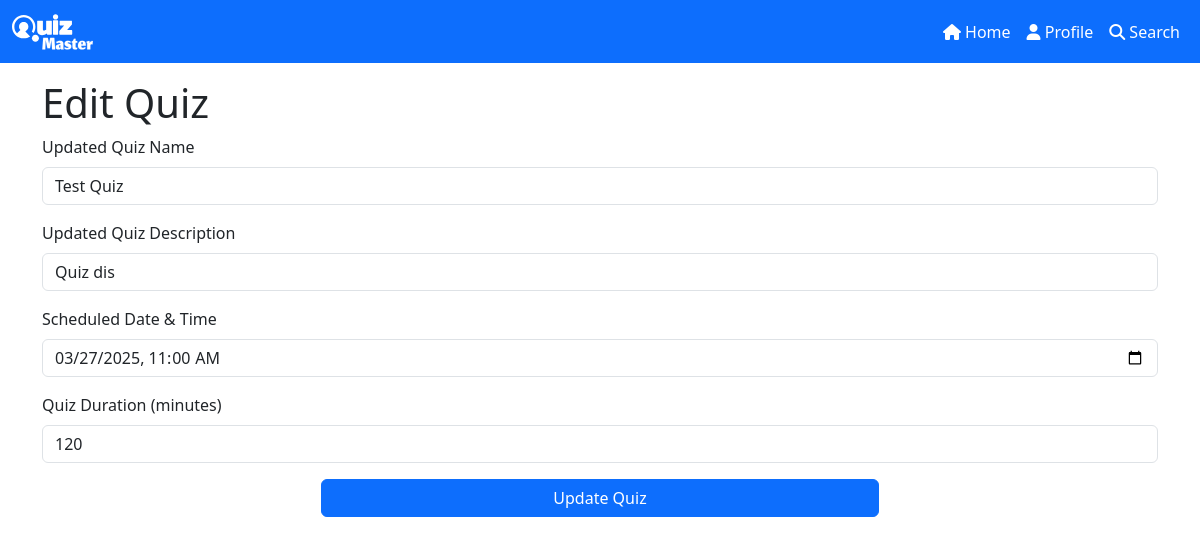
Page /quiz/1/1/1/edit (signed in) on the committed database.
### models.py (models this page shows)
class Quiz(db.Model):
    id = db.Column(db.Integer, primary_key=True, autoincrement=True)
    chapter_id = db.Column(db.Integer, db.ForeignKey("chapter.id"), nullable=False)
    name = db.Column(db.String(80), unique=True, nullable=False)
    description = db.Column(db.String(120), default="Not available")
    included_questions = db.relationship("Question", backref="quiz", lazy=True)
    quiz_schedule_date = db.Column(db.DateTime, nullable=False)
    quiz_duration = db.Column(db.Integer, nullable=False)

### routes.py (the view, shortened to what this page needs)
    @app.route(
        "/quiz/<int:subject_id>/<int:chapter_id>/<int:quiz_id>/edit",
        methods=["GET", "POST"],
    )
    @auth_required
    def edit_quiz(subject_id, chapter_id, quiz_id):
        subject = Subject.query.get(subject_id)
        if not subject:
            flash("Subject not found")
            return redirect(url_for("admin_home"))
        chapter = Chapter.query.get(chapter_id)
        if not chapter:
            flash("Chapter not found")
            return redirect(url_for("show_subject", id=subject_id))
        quiz = Quiz.query.get(quiz_id)
        if not quiz:
            flash("Quiz not found")
            return redirect(url_for("show_subject", id=subject_id))
        return render_template(
            "quiz/edit_quiz.html", subject=subject, chapter=chapter, quiz=quiz
        )

### app.py (called while the page is built)
    @app.template_filter('datetimeformat')
    def datetimeformat(value, format="%Y-%m-%dT%H:%M"):
        if isinstance(value, datetime):
            return value.strftime(format)
        return value

### templates/quiz/edit_quiz.html (shortened to what this page needs)
{% extends 'base.html' %}
{% block content %}
<div class="container mt-3">
    <h1>Edit Quiz</h1>
    <form method="POST">
        <div class="mb-3">
            <label for="quiz_name" class="form-label">Updated Quiz Name</label>
            <input type="text" class="form-control" id="quiz_name" name="quiz_name" value="{{ quiz.name }}" required>
        </div>
        <div class="mb-3">
            <label for="quiz_description" class="form-label">Updated Quiz Description</label>
            <input type="text" class="form-control" id="quiz_description" name="quiz_description"
                value="{{ quiz.description }}">
        </div>
        <div class="mb-3">
            <label for="quiz_date_time" class="form-label">Scheduled Date &amp; Time</label>
            <input type="datetime-local" class="form-control" id="quiz_date_time" name="quiz_date_time"
                value="{{ quiz.quiz_schedule_date|datetimeformat }}" required>
        </div>
        <div class="mb-3">
            <label for="quiz_duration" class="form-label">Quiz Duration (minutes)</label>
            <input type="number" class="form-control" id="quiz_duration" name="quiz_duration"
                value="{{ quiz.quiz_duration }}" required>
        </div>
        <div class="d-grid gap-2 col-6 mx-auto mt-3">
            <button type="submit" class="btn btn-primary">Update Quiz</button>
        </div>
    </form>
</div>
{% endblock %}

### rows in the picture
Quiz: quiz_name "Test Quiz", quiz_description "Quiz dis", quiz_date_time "03/27/2025 11:00", quiz_duration "120"
